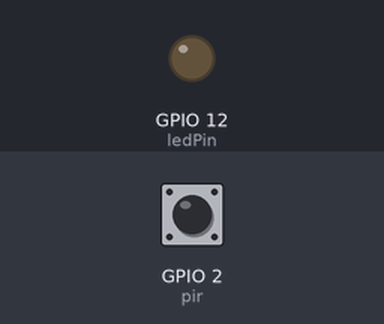
Recording of a sketch running on a simulated ESP32. On the bench: output pins drawn as LEDs (lit = HIGH). Inputs (shaded band) come from the test bench; at power-on: GPIO 2 (pir) LOW. WiFi joins after 1.5 s; servers stay silent unless stated; what the sketch prints to the serial monitor is not drawn.

Above: at 2.7 s.
2.8 s: GPIO 2 (pir) driven HIGH
At 3.8 s:
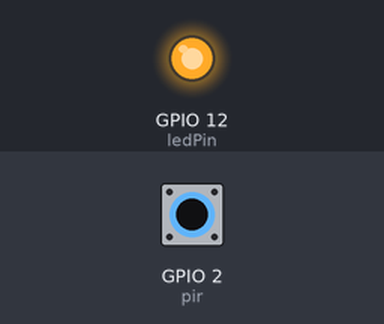
4.3 s: GPIO 2 (pir) driven LOW
At 5.0 s:
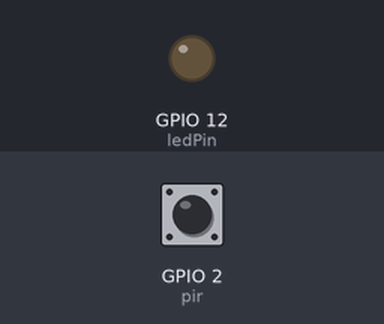
7.3 s: GPIO 2 (pir) pulsed HIGH 5 times (0.12 s each, 0.3 s apart)
At 8.5 s:
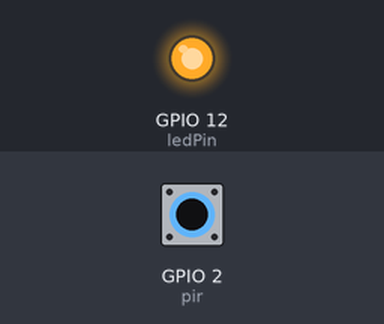
11.8 s: GPIO 2 (pir) pulsed HIGH 5 times (0.12 s each, 0.3 s apart)
At 14.4 s:
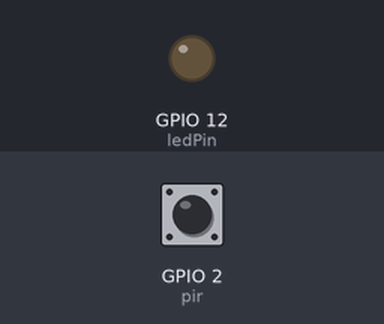
Timing chart, 0 to 15.9 s (numbered marks = the images above; inputs shaded):
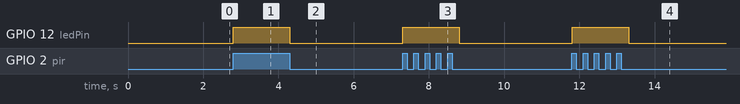

The sketch:

HPS.ino
```cpp
#include <Arduino.h>
#if defined(ESP32)
  #include <WiFi.h>
#elif defined(ESP8266)
  #include <ESP8266WiFi.h>
#endif
#include <Firebase_ESP_Client.h>


#include "addons/TokenHelper.h"
#include "addons/RTDBHelper.h"

//WiFi Password
#define WIFI_SSID "Imantha"
#define WIFI_PASSWORD "12345678"

#define API_KEY "t5IOFAyUhyJ35mWadMVdGHsA7XiMPeAgRtOvQtFx"
#define DATABASE_URL "firebase-adminsdk-wclum@rtos-99b7e.iam.gserviceaccount.com"


FirebaseData fbdo;
FirebaseAuth auth;
FirebaseConfig config;

unsigned long sendDataPrevMillis = 0;
int intValue;
float floatValue;
bool signupOK = false;

const int buzzerPin = 14;  // 6 corresponds to GPIO14
const int ledPin  = 12;    // 5 corresponds to GPIO12
const int pir = 2;
unsigned int PIR;

int pirValue;
const int freq = 5000;
const int ledChannel = 5;
const int buzzerChannel = 6;
const int resolution = 8;

String Motion;
String LED;
String Buzzer;

int dutycycle=125;

TaskHandle_t TaskHandle=NULL;

void PWM(void *parameters) {
  while(1){
      ledcWrite(ledChannel,    dutycycle);
      ledcWrite(buzzerChannel, dutycycle);
      vTaskDelay(1500 / portTICK_PERIOD_MS);
  }
  vTaskDelete(NULL);
}

void Handle(void * parameters){
  while(1){
     pirValue=digitalRead(2);
     if(pirValue==HIGH){
        Serial.println("Detected");
        dutycycle=256;
        xTaskCreatePinnedToCore(PWM,"Function Detected",1024,NULL,1,&TaskHandle,0);
    }
    else{
        Serial.println("not Detected");
        dutycycle=0;
    }
  }
}

void Task1(void *parameters){

   PIR = digitalRead(pir);
   if(pir == 1){
   if (Firebase.ready() && signupOK && (millis() - sendDataPrevMillis > 15000 || sendDataPrevMillis == 0)){
    sendDataPrevMillis = millis();
    if (Firebase.RTDB.getString(&fbdo, "/Buzzer/")) {
      if (fbdo.dataType() == "ON") {
        Buzzer = fbdo.intData();
        Serial.println(Buzzer);
        for(int dutyCycle = 0; dutyCycle <= 255; dutyCycle++){
        // changing the LED brightness with PWM
        ledcWrite(buzzerChannel, dutyCycle);
        delay(15);
        }
      }else if (fbdo.dataType() == "OFF") {
          Buzzer = fbdo.intData();
          Serial.println(Buzzer);
          for(int dutyCycle; dutyCycle = 0;){
          // changing the LED brightness with PWM
          ledcWrite(buzzerChannel, dutyCycle);
          delay(15);
        }
      }
    }
    if (Firebase.RTDB.getString(&fbdo, "/LED/")) {
      if (fbdo.dataType() == "ON") {
        LED = fbdo.intData();
        Serial.println(LED);
        for(int dutyCycle = 0; dutyCycle <= 255; dutyCycle++){
        // changing the LED brightness with PWM
        ledcWrite(ledChannel, dutyCycle);
        delay(15);
        }
      }else if (fbdo.dataType() == "OFF"){
        LED = fbdo.intData();
        Serial.println(LED);
        for(int dutyCycle = 0; dutyCycle = 0;){
        // changing the LED brightness with PWM
        ledcWrite(ledChannel, dutyCycle);
        delay(15);
       }
      }
    }
    if (Firebase.RTDB.getString(&fbdo, "/Motion/")) {
      if (fbdo.dataType() == "Detected") {
        Motion = fbdo.intData();
        Serial.println(Motion);
      }
    }
    }
   }
}
void setup() {
  Serial.begin(115200);
  WiFi.begin(WIFI_SSID, WIFI_PASSWORD);
  Serial.print("Connecting to Wi-Fi");
  while (WiFi.status() != WL_CONNECTED) {
    Serial.print(".");
    delay(300);
  }
  Serial.println();
  Serial.print("Connected with IP: ");
  Serial.println(WiFi.localIP());
  Serial.println();

  pinMode(pir, INPUT);

  /* Assign the api key (required) */
  config.api_key = API_KEY;

  /* Assign the RTDB URL (required) */
  config.database_url = DATABASE_URL;

  /* Sign up */
  if (Firebase.signUp(&config, &auth, "", "")) {
    Serial.println("ok");
    signupOK = true;
  }
  else {
    Serial.printf("%s\n", config.signer.signupError.message.c_str());
  }
  config.token_status_callback = tokenStatusCallback; //see addons/TokenHelper.h

  Firebase.begin(&config, &auth);
  Firebase.reconnectWiFi(true);

  ledcSetup(ledChannel, freq, resolution);
  ledcAttachPin(ledPin, ledChannel);
  ledcSetup(buzzerChannel, freq, resolution);
  ledcAttachPin(buzzerPin, buzzerChannel);
  xTaskCreatePinnedToCore(Handle,"Control_Mech",10000,NULL,1,NULL,1);
  xTaskCreatePinnedToCore(Task1,"Task1",10000,NULL,1,NULL,0);
//  xTaskCreatePinnedToCore(Task2,"Task2",10000,NULL,2,NULL,1);
}


void loop() {

}
```

Measured:
- after the input at 2.8 s, GPIO 12 (ledPin): LOW → HIGH at once
- after the input at 4.3 s, GPIO 12 (ledPin): HIGH → LOW at once
- after the input at 7.3 s, GPIO 12 (ledPin): LOW → HIGH at once, → LOW 1.5 s later
- after the input at 11.8 s, GPIO 12 (ledPin): LOW → HIGH at once, → LOW 1.5 s later
